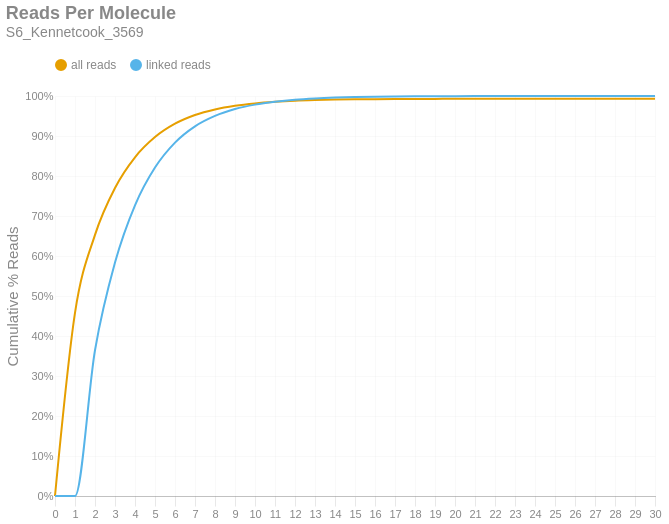

The code cell stored with this chart in its notebook:
### Markdown cell above
### Reads per Molecule
This chart shows the cumulative distribution of the number of reads per linked molecule. That is, how many alignments are associated with a unique molecule. This excludes the number of reads associated with invalid or absent linked-read barcodes. The `linked` histogram is the percentages recalculated when disregarding singletons.

### Code cell
if SKIPLR:
    print_html(f"Skipped")
else:
    counts = np.bincount(valids['reads'].cast(pl.Int64).to_numpy())
    weighted = counts * np.arange(len(counts))
    all_perc = weighted / n_reads
    linked_perc = weighted / n_linked_reads
    linked_perc[1] = 0
    binned_df = pl.DataFrame({
        'readsper': list(range(len(counts))),
        'all reads (cumsum)': np.cumsum(all_perc).tolist(),
        'linked reads (cumsum)': np.cumsum(linked_perc).tolist(),
    })

    with SafeRender(binned_df):
        (
            density_plot(binned_df, 'Reads Per Molecule', samplename, 'readspmol')
            .encode(
                x=alt.X('readsper:O', title=None).axis(labelAngle=0).scale(padding=0),
                y=alt.Y('value:Q', title='Cumulative % Reads').axis(format='%').stack(False),
                color=alt.Color("key:N").scale(domain=["all reads", "linked reads"]),
                tooltip=[
                    alt.Tooltip("key:N", title="Data Type"),
                    alt.Tooltip("readsper:O", title="Reads Per Molecule"),
                    alt.Tooltip("value:Q", format=".2%", title="% Reads (Cum.)")
                ]            
            )
        ).display()

### Figure 1 — Vega-Lite specification as saved in the notebook (floating-point values rounded to 4 significant figures)
{"width": "container", "height": 400, "config": {"title": {"anchor": "start", "dy": -15, "fontSize": 18, "color": "#888888", "subtitleColor": "#888888", "subtitleFontSize": 14}, "arc": {"fill": "#0072B2"}, "axis": {"domainColor": "#888888", "domainWidth": 0.5, "gridWidth": 0.2, "grid": false, "titleFontWeight": 400, "titleFontSize": 15, "labelFontSize": 11, "labelColor": "#888888", "tickColor": "#888888", "tickWidth": 0.2, "titleColor": "#888888"}, "axisBand": {"grid": false}, "axisX": {"grid": true, "tickSize": 10, "domainCap": "round"}, "axisY": {"domain": false, "grid": true, "tickSize": 0, "domainCap": "round"}, "background": "transparent", "header": {"labelFontSize": 15, "labelColor": "#888888", "titleFontSize": 15, "titleFontWeight": 600, "titleColor": "#888888"}, "legend": {"labelFont": "sans-serif", "labelFontSize": 12, "labelColor": "#888888", "symbolSize": 100, "symbolType": "circle", "titleFontSize": 12, "titlePadding": 10, "titleColor": "#888888", "title": null, "orient": "top"}, "range": {"category": ["#E69F00", "#56B4E9", "#009E73", "#F0E442", "#0072B2", "#D55E00", "#CC79A7", "#000000"], "diverging": ["#cfe8f3", "#a2d4ec", "#73bfe2", "#46abdb", "#1696d2", "#12719e"]}, "area": {"fill": "#0072B2", "fillOpacity": 0.7, "line": true, "strokeOpacity": 0.7}, "line": {"color": "#0072B2", "stroke": "#0072B2", "strokeWidth": 2}, "trail": {"color": "#0072B2", "stroke": "#0072B2", "strokeWidth": 0, "size": 1}, "point": {"filled": true, "fillOpacity": 1.0, "size": 95}, "text": {"color": "#888888", "fontSize": 11, "align": "right", "fontWeight": 400, "size": 11}, "bar": {"fill": "#0072B2", "stroke": null}, "view": {"stroke": null, "continuousWidth": 660, "continuousHeight": 400}}, "data": {"name": "data-983e2c72a5181180d52c5b6b03552328"}, "mark": {"type": "line", "interpolate": "monotone", "point": {"opacity": 0, "size": 275}}, "encoding": {"color": {"field": "key", "scale": {"domain": ["all reads", "linked reads"]}, "type": "nominal"}, "tooltip": [{"field": "key", "title": "Data Type", "type": "nominal"}, {"field": "readsper", "title": "Reads Per Molecule", "type": "ordinal"}, {"field": "value", "format": ".2%", "title": "% Reads (Cum.)", "type": "quantitative"}], "x": {"axis": {"labelAngle": 0}, "field": "readsper", "scale": {"padding": 0}, "title": null, "type": "ordinal"}, "y": {"axis": {"format": "%"}, "field": "value", "stack": false, "title": "Cumulative % Reads", "type": "quantitative"}}, "params": [{"name": "param_c36ac31b6afebe62", "select": {"type": "point", "fields": ["key"]}, "bind": "legend"}], "title": {"text": "Reads Per Molecule", "subtitle": "S6_Kennetcook_3569"}, "transform": [{"fold": ["all reads (cumsum)", "linked reads (cumsum)"]}, {"calculate": "replace(datum.key, ' (cumsum)', '')", "as": "key"}, {"filter": {"param": "param_c36ac31b6afebe62"}}], "usermeta": {"embedOptions": {"downloadFileName": "S6_Kennetcook_3569.readspmol"}}, "$schema": "https://vega.github.io/schema/vega-lite/v6.1.0.json", "datasets": {"data-983e2c72a5181180d52c5b6b03552328": [{"readsper": 0, "all reads (cumsum)": 0.0, "linked reads (cumsum)": 0.0}, {"readsper": 1, "all reads (cumsum)": 0.4577, "linked reads (cumsum)": 0.0}, {"readsper": 2, "all reads (cumsum)": 0.6528, "linked reads (cumsum)": 0.3645}, {"readsper": 3, "all reads (cumsum)": 0.7701, "linked reads (cumsum)": 0.5835}, {"readsper": 4, "all reads (cumsum)": 0.8468, "linked reads (cumsum)": 0.7267}, {"readsper": 5, "all reads (cumsum)": 0.8973, "linked reads (cumsum)": 0.8211}, {"readsper": 6, "all reads (cumsum)": 0.9307, "linked reads (cumsum)": 0.8835}, {"readsper": 7, "all reads (cumsum)": 0.9524, "linked reads (cumsum)": 0.9241}, {"readsper": 8, "all reads (cumsum)": 0.9664, "linked reads (cumsum)": 0.9501}, {"readsper": 9, "all reads (cumsum)": 0.9756, "linked reads (cumsum)": 0.9673}, {"readsper": 10, "all reads (cumsum)": 0.9815, "linked reads (cumsum)": 0.9785}, {"readsper": 11, "all reads (cumsum)": 0.9855, "linked reads (cumsum)": 0.9858}, {"readsper": 12, "all reads (cumsum)": 0.9882, "linked reads (cumsum)": 0.9909}, {"readsper": 13, "all reads (cumsum)": 0.9898, "linked reads (cumsum)": 0.994}, {"readsper": 14, "all reads (cumsum)": 0.9909, "linked reads (cumsum)": 0.996}, {"readsper": 15, "all reads (cumsum)": 0.9917, "linked reads (cumsum)": 0.9974}, {"readsper": 16, "all reads (cumsum)": 0.9921, "linked reads (cumsum)": 0.9982}, {"readsper": 17, "all reads (cumsum)": 0.9924, "linked reads (cumsum)": 0.9988}, {"readsper": 18, "all reads (cumsum)": 0.9926, "linked reads (cumsum)": 0.9992}, {"readsper": 19, "all reads (cumsum)": 0.9928, "linked reads (cumsum)": 0.9995}, {"readsper": 20, "all reads (cumsum)": 0.9929, "linked reads (cumsum)": 0.9997}, {"readsper": 21, "all reads (cumsum)": 0.9929, "linked reads (cumsum)": 0.9998}, {"readsper": 22, "all reads (cumsum)": 0.993, "linked reads (cumsum)": 0.9999}, {"readsper": 23, "all reads (cumsum)": 0.993, "linked reads (cumsum)": 0.9999}, {"readsper": 24, "all reads (cumsum)": 0.993, "linked reads (cumsum)": 0.9999}, {"readsper": 25, "all reads (cumsum)": 0.993, "linked reads (cumsum)": 1.0}, {"readsper": 26, "all reads (cumsum)": 0.993, "linked reads (cumsum)": 1.0}, {"readsper": 27, "all reads (cumsum)": 0.9931, "linked reads (cumsum)": 1.0}, {"readsper": 28, "all reads (cumsum)": 0.9931, "linked reads (cumsum)": 1.0}, {"readsper": 29, "all reads (cumsum)": 0.9931, "linked reads (cumsum)": 1.0}, {"readsper": 30, "all reads (cumsum)": 0.9931, "linked reads (cumsum)": 1.0}]}}
